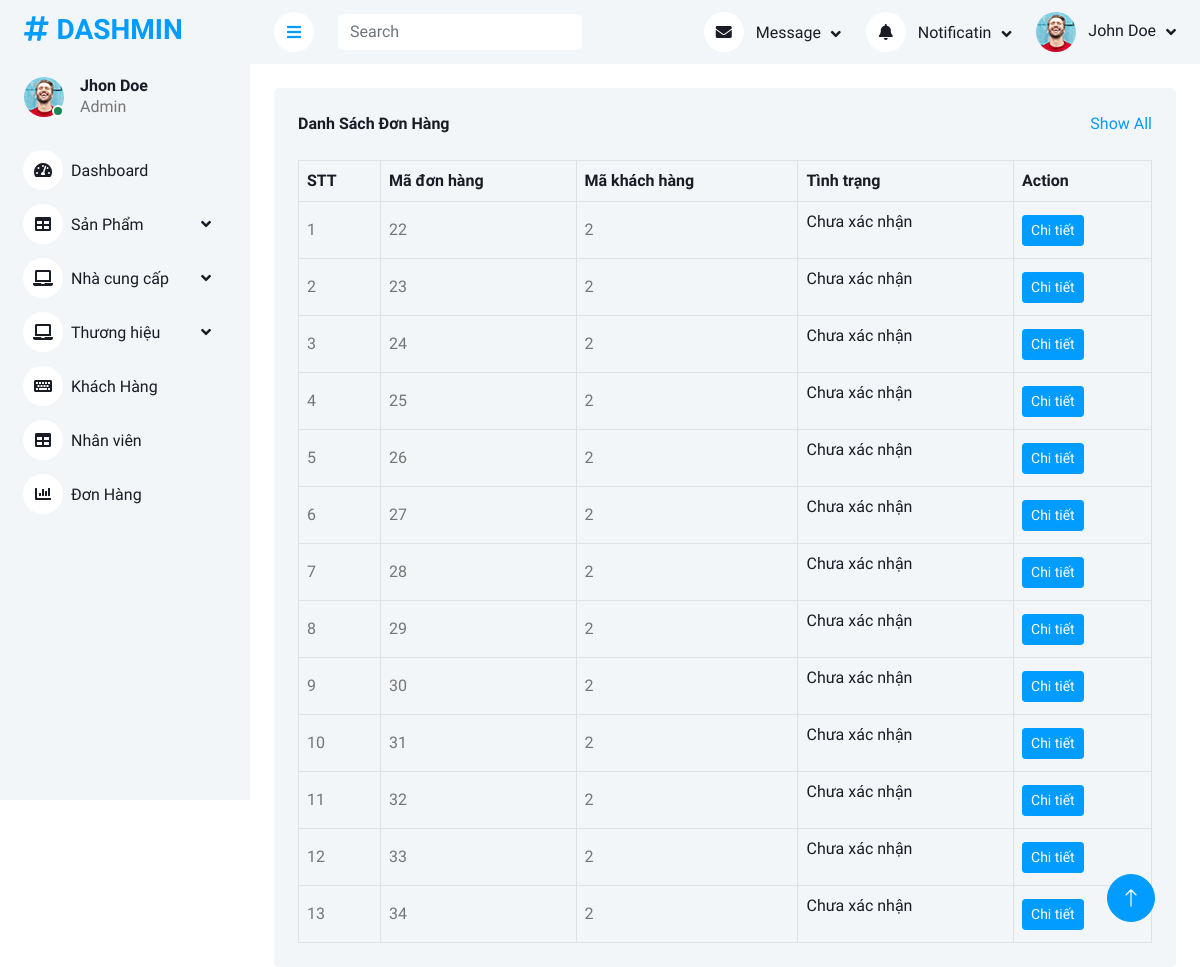
The page /?controller=Admin&action=order_list (signed in) on the database its author committed.
### tables this page shows
CREATE TABLE `pdh` (
  `MaPDH` int(11) NOT NULL,
  `MaKH` int(11) NOT NULL,
  `TongTien` float NOT NULL
);

### controller/Admin.php (called while the page is built, shortened)
<?php
    class Admin{
        public static function order_list(){
            require_once "model/Admin.php";
            $model = new ModelAdmin();
            $result = $model->get_order();
            require_once "view/Admin/order_list.php";
        }
    }
?>

### view/Admin/route.php (called while the page is built, shortened)
<?php
require_once 'config/db.php';
switch($controller){
    case 'Admin':
        $controller = new Admin();
        break;
}
$controller->{ $action }();
?>

### config/db.php (called while the page is built, shortened)
<?php
class Connect {
    public $db = null;
    public function __construct() {
        $dsn = 'mysql:host=localhost;dbname=mutilshop';
        $user = 'root';
        $pass = '';
        $this->pdo = new PDO($dsn, $user, $pass, array(PDO::MYSQL_ATTR_INIT_COMMAND => "SET NAMES utf8"));
        $this->db = $this->pdo;
    }
    public function getlist($select) {
        $result = $this->db->query($select);
        return $result;
    }
}
?>

### model/Master.php (called while the page is built, shortened)
<?php
class MasterModel
{
    public static function get_all_from($table)
    {
        $db = new connect();
        $select = "select * from $table";
        $result = $db->getList($select);
        return $result;
    }
}
?>

### model/Admin.php (called while the page is built, shortened)
<?php
    class ModelAdmin extends MasterModel{
        function get_order(){
            return parent::get_all_from('PDH');
        }
    }
?>

### view/Admin/order_list.php (the view, shortened to what this page needs)
<div class="container-xxl position-relative bg-white d-flex p-0">
        <div class="sidebar pe-4 pb-3">
            <nav class="navbar bg-light navbar-light">
                <a href="index.html" class="navbar-brand mx-4 mb-3">
                    <h3 class="text-primary"><i class="fa fa-hashtag me-2"></i>DASHMIN</h3>
                </a>
                <div class="d-flex align-items-center ms-4 mb-4">
                    <div class="position-relative">
                        <img class="rounded-circle" src="public/assets/img/user.jpg" alt="" style="width: 40px; height: 40px;">
                        <div class="bg-success rounded-circle border border-2 border-white position-absolute end-0 bottom-0 p-1"></div>
                    </div>
                    <div class="ms-3">
                        <h6 class="mb-0">Jhon Doe</h6>
                        <span>Admin</span>
                    </div>
                </div>
                <div class="navbar-nav w-100">
                    <a href="?controller=Admin&action=index" class="nav-item nav-link"><i class="fa fa-tachometer-alt me-2"></i>Dashboard</a>
                    <div class="nav-item dropdown">
                        <a href="" class="nav-link dropdown-toggle" data-bs-toggle="dropdown"><i class="fa fa-table me-2"></i>Sản Phẩm</a>
                    </div>
                    <div class="nav-item dropdown">
                        <a href="" class="nav-link dropdown-toggle" data-bs-toggle="dropdown"><i class="fa fa-laptop me-2"></i>Nhà cung cấp</a>
                    </div>
                    <div class="nav-item dropdown">
                        <a href="" class="nav-link dropdown-toggle" data-bs-toggle="dropdown"><i class="fa fa-laptop me-2"></i>Thương hiệu</a>
                    </div>
                    <a href="?controller=Admin&action=customer_list" class="nav-item nav-link"><i class="fa fa-keyboard me-2"></i>Khách Hàng</a>
                    <a href="" class="nav-item nav-link"><i class="fa fa-table me-2"></i>Nhân viên</a>
                    <a href="?controller=Admin&action=order_list" class="nav-item nav-link"><i class="fa fa-chart-bar me-2"></i>Đơn Hàng</a>
                </div>
            </nav>
        </div>
        <div class="content">
            <nav class="navbar navbar-expand bg-light navbar-light sticky-top px-4 py-0">
                <a href="#" class="sidebar-toggler flex-shrink-0">
                    <i class="fa fa-bars"></i>
                </a>
                <form class="d-none d-md-flex ms-4">
                    <input class="form-control border-0" type="search" placeholder="Search">
                </form>
                <div class="navbar-nav align-items-center ms-auto">
                    <div class="nav-item dropdown">
                        <a href="#" class="nav-link dropdown-toggle" data-bs-toggle="dropdown">
                            <i class="fa fa-envelope me-lg-2"></i>
                            <span class="d-none d-lg-inline-flex">Message</span>
                        </a>
                    </div>
                    <div class="nav-item dropdown">
                        <a href="#" class="nav-link dropdown-toggle" data-bs-toggle="dropdown">
                            <i class="fa fa-bell me-lg-2"></i>
                            <span class="d-none d-lg-inline-flex">Notificatin</span>
                        </a>
                    </div>
                    <div class="nav-item dropdown">
                        <a href="#" class="nav-link dropdown-toggle" data-bs-toggle="dropdown">
                            <img class="rounded-circle me-lg-2" src="public/assets/img/user.jpg" alt="" style="width: 40px; height: 40px;">
                            <span class="d-none d-lg-inline-flex">John Doe</span>
                        </a>
                    </div>
                </div>
            </nav>
            <div class="container-fluid pt-4 px-4">
                <div class="bg-light text-center rounded p-4">
                    <div class="d-flex align-items-center justify-content-between mb-4">
                        <h6 class="mb-0">Danh Sách Đơn Hàng</h6>
                        <a href="">Show All</a>
                    </div>
                    <div class="table-responsive">
                        <table class="table text-start align-middle table-bordered table-hover mb-0">
                            <thead>
                                <tr class="text-dark">
                                    <th scope="col">STT</th>
                                    <th scope="col">Mã đơn hàng</th>
                                    <th scope="col">Mã khách hàng</th>
                                    <th scope="col">Tình trạng</th>
                                    <th scope="col">Action</th>
                                </tr>
                            </thead>
                            <tbody>
                                <?php
                                    $stt = 1;
                                    foreach($result as $value){
                                ?>
                                <tr>
                                    <td><?php echo $stt; ?></td>
                                    <td><?php echo $value['MaPDH']; ?></td>
                                    <td><?php echo $value['MaKH']; ?></td>
                                    <td><p class="text-dark">Chưa xác nhận</p></td>
                                    <td>
                                        <a class="btn btn-sm btn-primary" href="?controller=Admin&action=order_detail&id=<?php echo $value['MaPDH']; ?>&kh_id=<?php echo $value['MaKH']; ?>">Chi tiết</a>
                                    </td>
                                </tr>
                                <?php
                                    $stt++;
                                    }
                                ?>
                            </tbody>
                        </table>
                    </div>
                </div>
            </div>
        </div>
        <a href="#" class="btn btn-lg btn-primary btn-lg-square back-to-top"><i class="bi bi-arrow-up"></i></a>
    </div>

### public/assets/css/style.css (style rules this page uses)
:root { --primary: #009CFF; --light: #F3F6F9; --dark: #191C24; }
.back-to-top { position: fixed; display: none; right: 45px; bottom: 45px; z-index: 99; }
.btn { transition: .5s; }
.btn.btn-primary { color: #FFFFFF; }
.btn-lg-square { width: 48px; height: 48px; }
.btn-square, .btn-sm-square, .btn-lg-square { padding: 0; display: inline-flex; align-items: center; justify-content: center; font-weight: normal; border-radius: 50px; }
.sidebar { position: fixed; top: 0; left: 0; bottom: 0; width: 250px; height: 100vh; overflow-y: auto; background: var(--light); transition: 0.5s; z-index: 999; }
.content { margin-left: 250px; min-height: 100vh; background: #FFFFFF; transition: 0.5s; }
@media (min-width: 992px) { .sidebar { margin-left: 0; } }
@media (min-width: 992px) { .content { width: calc(100% - 250px); } }
.sidebar .navbar .navbar-nav .nav-link { padding: 7px 20px; color: var(--dark); font-weight: 500; border-left: 3px solid var(--light); border-radius: 0 30px 30px 0; outline: none; }
.sidebar .navbar .navbar-nav .nav-link i { width: 40px; height: 40px; display: inline-flex; align-items: center; justify-content: center; background: #FFFFFF; border-radius: 40px; }
.sidebar .navbar .dropdown-toggle::after { position: absolute; top: 15px; right: 15px; border: none; content: "\f107"; font-family: "Font Awesome 5 Free"; font-weight: 900; transition: .5s; }
.content .navbar .navbar-nav .nav-link { margin-left: 25px; padding: 12px 0; color: var(--dark); outline: none; }
.content .navbar .sidebar-toggler, .content .navbar .navbar-nav .nav-link i { width: 40px; height: 40px; display: inline-flex; align-items: center; justify-content: center; background: #FFFFFF; border-radius: 40px; }
.content .navbar .dropdown-toggle::after { margin-left: 6px; vertical-align: middle; border: none; content: "\f107"; font-family: "Font Awesome 5 Free"; font-weight: 900; transition: .5s; }

### rows shown on the page
pdh: MaPDH "22", MaKH "2"
pdh: MaPDH "23", MaKH "2"
pdh: MaPDH "24", MaKH "2"
pdh: MaPDH "25", MaKH "2"
pdh: MaPDH "26", MaKH "2"
pdh: MaPDH "27", MaKH "2"
pdh: MaPDH "28", MaKH "2"
pdh: MaPDH "29", MaKH "2"
pdh: MaPDH "30", MaKH "2"
pdh: MaPDH "31", MaKH "2"
pdh: MaPDH "32", MaKH "2"
pdh: MaPDH "33", MaKH "2"
pdh: MaPDH "34", MaKH "2"
